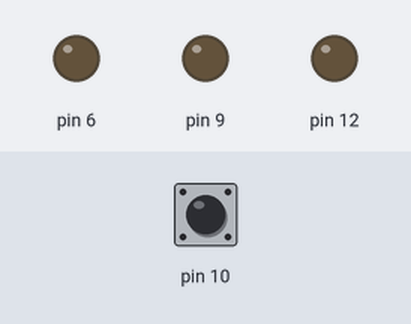
A sketch run on a simulated Arduino Uno, built with avr-gcc and run on an emulated ATmega328P. On the bench: output pins drawn as LEDs (lit = HIGH). Dashed ring = blinking. Inputs (shaded band) come from the test bench; at power-on: pin 10 HIGH. What the sketch prints to the serial monitor is not drawn.

Above: at 1.2 s.
1.3 s: pin 10 pulled LOW for 0.15 s
At 1.7 s:
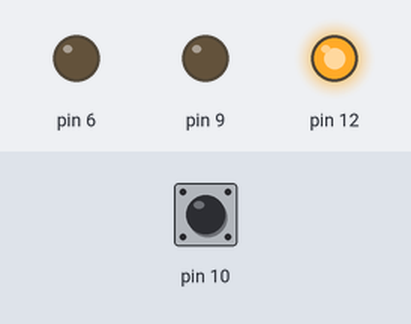
At 2.7 s:
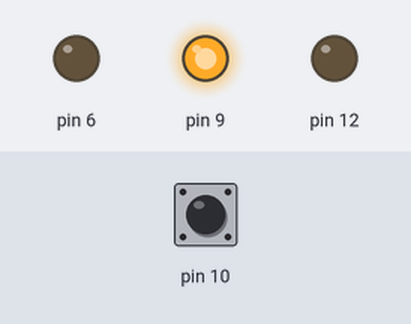
4.3 s: pin 10 pulled LOW for 3.2 s
At 5.2 s:
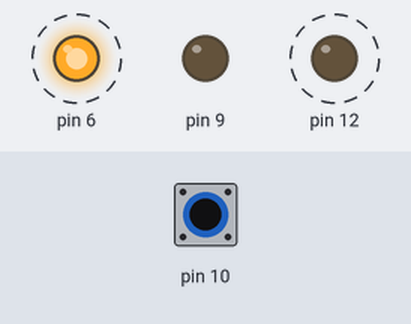
Timing chart, 0 to 10.3 s (numbered marks = the images above; inputs shaded):
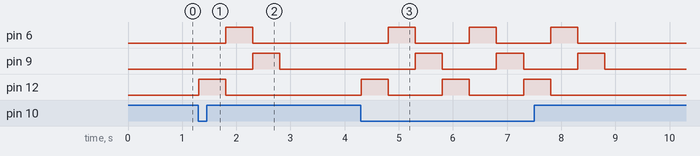

The sketch:

maddy.ino
```cpp
int button;

int led = 7;

void setup() {
  // put your setup code here, to run once:
  pinMode(12, OUTPUT);
  pinMode(6, OUTPUT);
  pinMode(9, OUTPUT);
  pinMode(10, INPUT_PULLUP);
  Serial.begin(9600);
}

void loop() {
  // put your main code here, to run repeatedly:
  button = digitalRead(10);
  Serial.println(button);
  if ( button == 1 ) {
    digitalWrite(12, LOW);
    }
  if ( button == 0 ) {
    digitalWrite(12, HIGH);
    delay(500);
    digitalWrite(12, LOW);
    digitalWrite(6, HIGH);
    delay(500);
    digitalWrite(6, LOW);
    digitalWrite(9, HIGH);
    delay(500);
    digitalWrite(9, LOW);
    digitalWrite(12, HIGH);


  }


}
```

Measured:
- after the input at 1.3 s, pin 6: LOW → HIGH after 0.51 s, → LOW 0.50 s later; pin 9: LOW → HIGH after 1.0 s, → LOW 0.50 s later; pin 12: LOW → HIGH at once, → LOW 0.50 s later
- after the input at 4.3 s, pin 6: alternates HIGH for 0.50 s and LOW for 1.0 s, 6 changes in all, then stays LOW, starting after 0.50 s; pin 9: alternates HIGH for 0.50 s and LOW for 1.0 s, 6 changes in all, then stays LOW, starting after 1.0 s; pin 12: alternates HIGH for 0.50 s and LOW for 1.0 s, 6 changes in all, then stays LOW, starting at once
